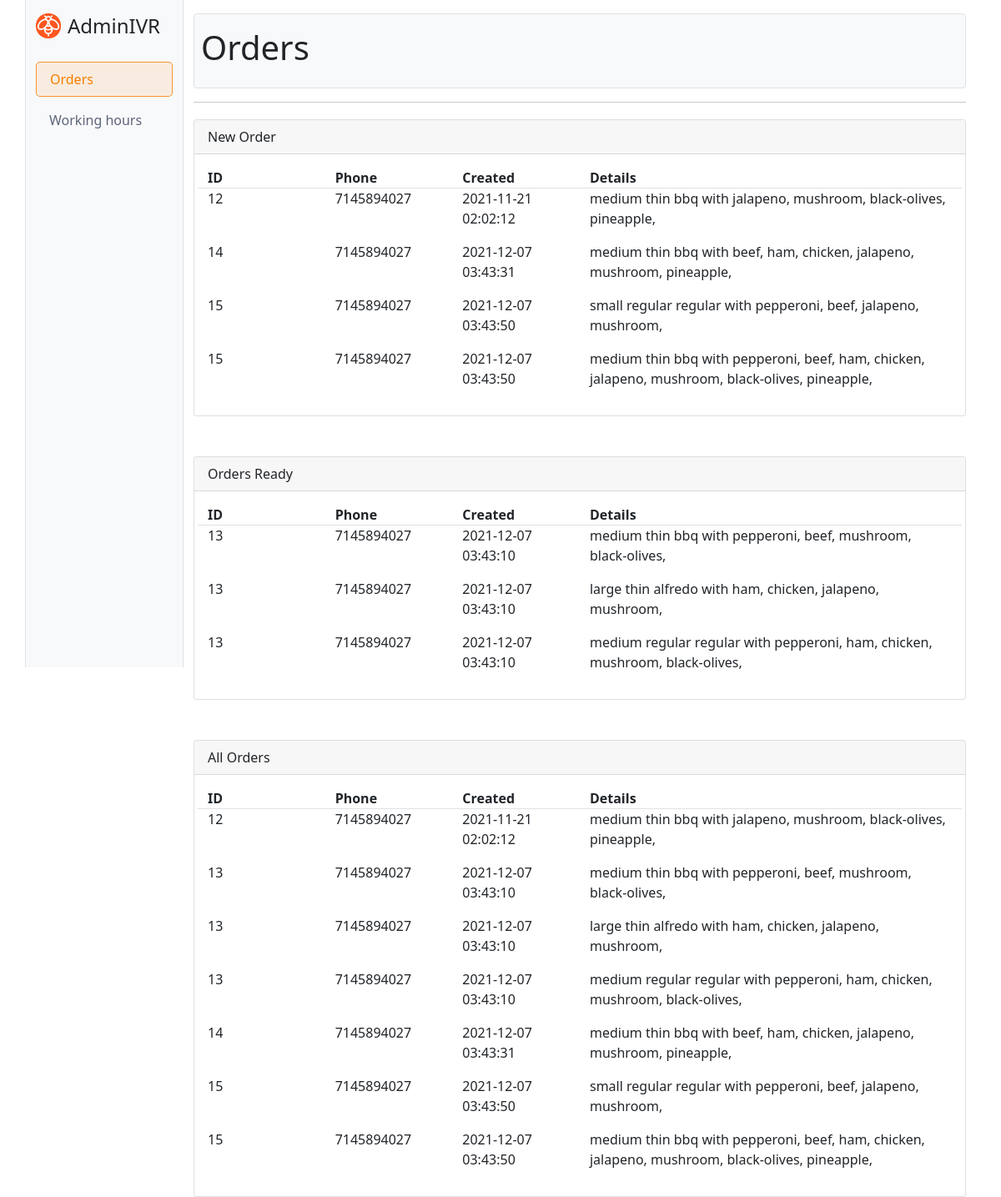
Page /admin/index.php on the earlier database version.
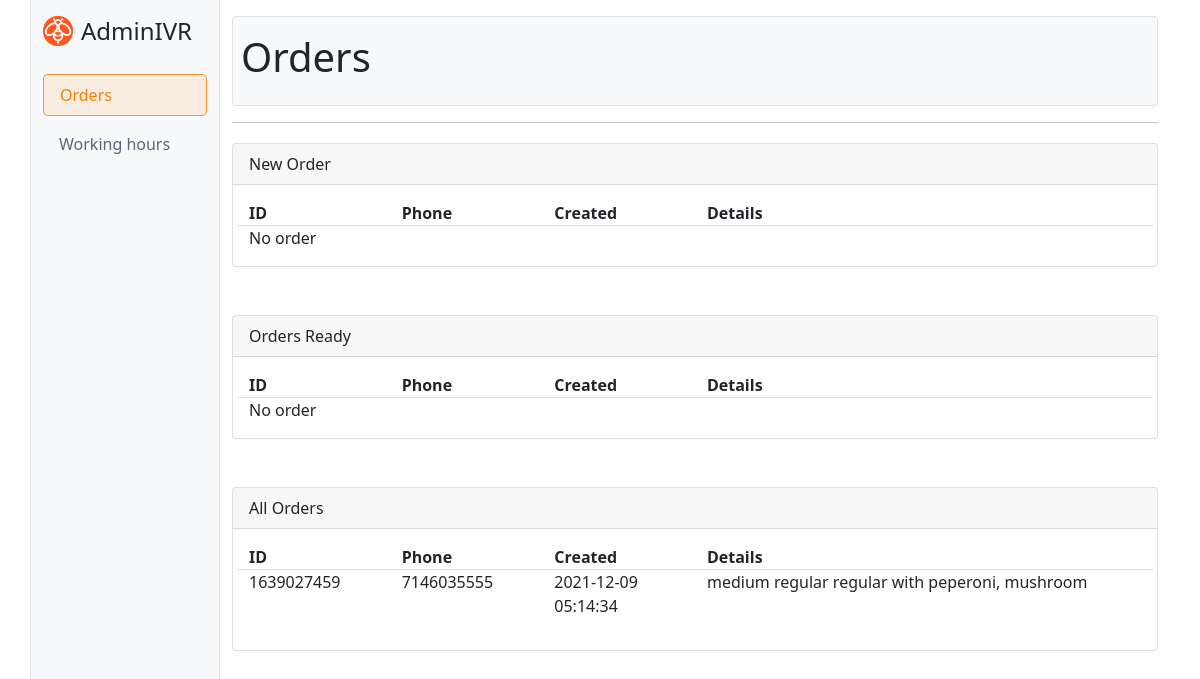
Same page on the later database version.
### tables this page shows
CREATE TABLE `pizzas` (
  `id` int(11) NOT NULL,
  `orderid` int(11) NOT NULL,
  `status` varchar(11) NOT NULL,
  `crust` varchar(225) NOT NULL,
  `size` varchar(225) NOT NULL,
  `sauce` varchar(225) NOT NULL,
  `toppings` text NOT NULL
);

CREATE TABLE `orders` (
  `id` int(11) NOT NULL,
  `status` varchar(50) NOT NULL DEFAULT 'active',
  `source` varchar(50) NOT NULL,
  `phone` varchar(11) NOT NULL,
  `ispaid` int(11) NOT NULL DEFAULT 0,
  `created` timestamp NOT NULL DEFAULT current_timestamp()
);

### admin/index.php (the view, shortened to what this page needs)
<?php require "connection.php" ?>
<?php
  $query_new_order = "SELECT * FROM `orders` JOIN `pizzas` ON orders.id = pizzas.orderid WHERE orders.status = 'prepare'";
  $new_order = mysqli_query($conn,$query_new_order);
  $query_ready_order = "SELECT * FROM `orders` JOIN `pizzas` ON orders.id = pizzas.orderid WHERE orders.status = 'ready'";
  $ready_order = mysqli_query($conn,$query_ready_order);
  $query_all_order = "SELECT * FROM `orders` JOIN `pizzas` ON orders.id = pizzas.orderid";
  $orders = mysqli_query($conn,$query_all_order);
?>
<!doctype html>
<html lang="en">
  <head>
    <link href="css/all.min.css" rel="stylesheet">
    <link href="css/bootstrap.min.css" rel="stylesheet">
    <link href="css/style.css" rel="stylesheet">
  </head>
  <body>
    <div class="container">
      <div class="row">
        <div class="col-md-2 d-none d-md-block bg-light border-start border-end" style="height:100vh">
          <h4 class="d-flex align-items-center py-2 logo mt-2"><img src="img/logo.png" class="me-2" alt="" style="width:30px;"> Admin<strong>IVR</strong></h4>
          <div class="navbar">
            <ul class="navbar-nav w-100 sidebar">
              <li class="nav-item my-1"><a href="http://localhost/cs597/admin/index" class="nav-link px-3 active">Orders</a></li>
              <li class="nav-item my-1"><a href="http://localhost/cs597/admin/hours" class="nav-link px-3">Working hours</a></li>
            </ul>
          </div>
        </div>
        <div class="col-12 col-md-10">
          <div class="border rounded bg-light py-3 px-2 mt-3"><h1>Orders</h1></div>
          <hr>
          <div class="row">
            <div class="col-12">
              <div class="card mt-1">
                <div class="card-header">New Order</div>
                <div class="card-body">
                  <div class="row border-bottom">
                    <dt class="col-2">ID</dt>
                    <dt class="col-2">Phone</dt>
                    <dt class="col-2">Created</dt>
                    <dt class="col-6">Details</dt>
                  </div>
                  <?php if(mysqli_num_rows($new_order) != 0){ ?>
                    <?php while($rows = mysqli_fetch_assoc($new_order)){ ?>
                      <div class="row">
                        <p class="col-2"><?php echo $rows['orderid'] ?></p>
                        <p class="col-2"><?php echo $rows['phone'] ?></p>
                        <p class="col-2"><?php echo $rows['created'] ?></p>
                        <p class="col-6"><?php echo "{$rows['size']} {$rows['crust']} {$rows['sauce']} with {$rows['toppings']}"?></p>
                      </div>
                    <?php } ?>
                  <?php } else { ?>
                    <div class="row">
                      <div class="col-12">No order</div>
                    </div>
                  <?php }?>
                </div>
              </div>
            </div>
            <div class="col-12">
              <div class="card mt-5">
                <div class="card-header">Orders Ready</div>
                <div class="card-body">
                  <div class="row border-bottom">
                    <dt class="col-2">ID</dt>
                    <dt class="col-2">Phone</dt>
                    <dt class="col-2">Created</dt>
                    <dt class="col-6">Details</dt>
                  </div>
                  <?php if(mysqli_num_rows($ready_order) != 0){ ?>
                    <?php while($rows = mysqli_fetch_assoc($ready_order)){ ?>
                      <div class="row">
                        <p class="col-2"><?php echo $rows['orderid'] ?></p>
                        <p class="col-2"><?php echo $rows['phone'] ?></p>
                        <p class="col-2"><?php echo $rows['created'] ?></p>
                        <p class="col-6"><?php echo "{$rows['size']} {$rows['crust']} {$rows['sauce']} with {$rows['toppings']}"?></p>
                      </div>
                    <?php } ?>
                  <?php } else { ?>
                    <div class="row">
                      <div class="col-12">No order</div>
                    </div>
                  <?php }?>
                </div>
              </div>
            </div>
            <div class="col-12">
              <div class="card mt-5">
                <div class="card-header">All Orders</div>
                <div class="card-body">
                  <div class="row border-bottom">
                    <dt class="col-2">ID</dt>
                    <dt class="col-2">Phone</dt>
                    <dt class="col-2">Created</dt>
                    <dt class="col-6">Details</dt>
                  </div>
                  <?php if(mysqli_num_rows($orders) != 0){ ?>
                    <?php while($rows = mysqli_fetch_assoc($orders)){ ?>
                      <div class="row">
                        <p class="col-2"><?php echo $rows['orderid'] ?></p>
                        <p class="col-2"><?php echo $rows['phone'] ?></p>
                        <p class="col-2"><?php echo $rows['created'] ?></p>
                        <p class="col-6"><?php echo "{$rows['size']} {$rows['crust']} {$rows['sauce']} with {$rows['toppings']}"?></p>
                      </div>
                    <?php } ?>
                  <?php } else { ?>
                    <div class="row">
                      <div class="col-12">No order</div>
                    </div>
                  <?php }?>
                </div>
              </div>
            </div>
          </div>
        </div>
      </div>
    </div>
  </body>
</html>

### admin/css/style.css (style rules this page uses)
.logo { font-weight: 400; }
.logo strong { font-weight: 500; }
.sidebar a { text-decoration: none; color: #5d657b; font-weight: 500; }
.sidebar a:hover, .sidebar a.active { color: #f77f00; background-color: rgba(247, 127, 0, 0.1); border: 1px solid rgba(247, 127, 0, 0.8); border-radius: 5px; }

Differences in the rows shown:
removed pizzas: orderid "12", orderid.phone "7145894027", orderid.created "2021-11-21 02:02:12", size "medium", crust "thin", sauce "bbq", toppings "jalapeno, mushroom, black-olives, pineapple,"
removed pizzas: orderid "14", orderid.phone "7145894027", orderid.created "2021-12-07 03:43:31", size "medium", crust "thin", sauce "bbq", toppings "beef, ham, chicken, jalapeno, mushroom, pineapple,"
removed pizzas: orderid "15", orderid.phone "7145894027", orderid.created "2021-12-07 03:43:50", size "small", crust "regular", sauce "regular", toppings "pepperoni, beef, jalapeno, mushroom,"
removed pizzas: orderid "15", orderid.phone "7145894027", orderid.created "2021-12-07 03:43:50", size "medium", crust "thin", sauce "bbq", toppings "pepperoni, beef, ham, chicken, jalapeno, mushroom, black-olives, pineapple,"
removed pizzas: orderid "13", orderid.phone "7145894027", orderid.created "2021-12-07 03:43:10", size "medium", crust "thin", sauce "bbq", toppings "pepperoni, beef, mushroom, black-olives,"
removed pizzas: orderid "13", orderid.phone "7145894027", orderid.created "2021-12-07 03:43:10", size "large", crust "thin", sauce "alfredo", toppings "ham, chicken, jalapeno, mushroom,"
removed pizzas: orderid "13", orderid.phone "7145894027", orderid.created "2021-12-07 03:43:10", size "medium", crust "regular", sauce "regular", toppings "pepperoni, ham, chicken, mushroom, black-olives,"
added pizzas: orderid "1639027459", orderid.phone "7146035555", orderid.created "2021-12-09 05:14:34", size "medium", crust "regular", sauce "regular", toppings "peperoni, mushroom", shown under "Orders"
Other differences:
text now shown: "No order No order"
